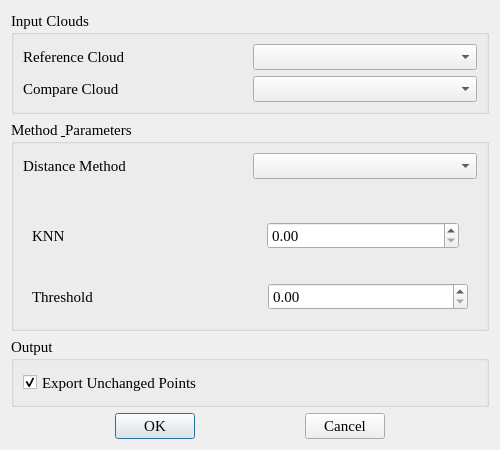
<?xml version="1.0" encoding="UTF-8"?>
<ui version="4.0">
 <class>ChangeDetectPlugin</class>
 <widget class="QDialog" name="ChangeDetectPlugin">
  <property name="geometry">
   <rect>
    <x>0</x>
    <y>0</y>
    <width>500</width>
    <height>450</height>
   </rect>
  </property>
  <property name="windowTitle">
   <string>changedetectdialog</string>
  </property>
  <layout class="QVBoxLayout" name="verticalLayout">
   <item>
    <widget class="QGroupBox" name="groupBox">
     <property name="font">
      <font>
       <family>Times New Roman</family>
       <pointsize>11</pointsize>
      </font>
     </property>
     <property name="title">
      <string>Input Clouds</string>
     </property>
     <layout class="QGridLayout" name="gridLayout">
      <item row="0" column="0">
       <widget class="QLabel" name="lbl_reference">
        <property name="minimumSize">
         <size>
          <width>160</width>
          <height>25</height>
         </size>
        </property>
        <property name="text">
         <string>Reference Cloud</string>
        </property>
       </widget>
      </item>
      <item row="0" column="1">
       <widget class="QComboBox" name="combo_reference">
        <property name="minimumSize">
         <size>
          <width>100</width>
          <height>25</height>
         </size>
        </property>
       </widget>
      </item>
      <item row="1" column="0">
       <widget class="QLabel" name="lbl_compare">
        <property name="minimumSize">
         <size>
          <width>160</width>
          <height>25</height>
         </size>
        </property>
        <property name="text">
         <string>Compare Cloud</string>
        </property>
       </widget>
      </item>
      <item row="1" column="1">
       <widget class="QComboBox" name="combo_compare">
        <property name="minimumSize">
         <size>
          <width>100</width>
          <height>25</height>
         </size>
        </property>
       </widget>
      </item>
     </layout>
    </widget>
   </item>
   <item>
    <widget class="QGroupBox" name="groupBox_2">
     <property name="font">
      <font>
       <family>Times New Roman</family>
       <pointsize>11</pointsize>
      </font>
     </property>
     <property name="title">
      <string>Method &amp; Parameters</string>
     </property>
     <layout class="QGridLayout" name="gridLayout_5">
      <item row="0" column="0">
       <widget class="QLabel" name="lbl_method">
        <property name="minimumSize">
         <size>
          <width>160</width>
          <height>25</height>
         </size>
        </property>
        <property name="text">
         <string>Distance Method</string>
        </property>
       </widget>
      </item>
      <item row="0" column="1">
       <widget class="QComboBox" name="combo_method">
        <property name="minimumSize">
         <size>
          <width>100</width>
          <height>25</height>
         </size>
        </property>
       </widget>
      </item>
      <item row="1" column="0" colspan="2">
       <widget class="QStackedWidget" name="stackedWidget">
        <property name="minimumSize">
         <size>
          <width>360</width>
          <height>90</height>
         </size>
        </property>
        <property name="currentIndex">
         <number>1</number>
        </property>
        <widget class="QWidget" name="NearestNeighbor">
         <layout class="QVBoxLayout" name="verticalLayout_2">
          <item>
           <layout class="QHBoxLayout" name="horizontalLayout_3">
            <item>
             <widget class="QLabel" name="label">
              <property name="minimumSize">
               <size>
                <width>160</width>
                <height>25</height>
               </size>
              </property>
              <property name="text">
               <string>Threshold</string>
              </property>
             </widget>
            </item>
            <item>
             <widget class="QDoubleSpinBox" name="dsb_nearestThreshold">
              <property name="minimumSize">
               <size>
                <width>80</width>
                <height>25</height>
               </size>
              </property>
              <property name="maximum">
               <double>9999.000000000000000</double>
              </property>
              <property name="singleStep">
               <double>0.010000000000000</double>
              </property>
              <property name="value">
               <double>1.000000000000000</double>
              </property>
             </widget>
            </item>
           </layout>
          </item>
         </layout>
        </widget>
        <widget class="QWidget" name="LocalMean">
         <layout class="QVBoxLayout" name="verticalLayout_7">
          <item>
           <layout class="QVBoxLayout" name="verticalLayout_6">
            <item>
             <layout class="QHBoxLayout" name="horizontalLayout_4">
              <item>
               <widget class="QLabel" name="lblParamName">
                <property name="minimumSize">
                 <size>
                  <width>220</width>
                  <height>25</height>
                 </size>
                </property>
                <property name="text">
                 <string>KNN</string>
                </property>
               </widget>
              </item>
              <item>
               <widget class="QStackedWidget" name="stackInput">
                <property name="currentIndex">
                 <number>1</number>
                </property>
                <widget class="QWidget" name="page">
                 <layout class="QVBoxLayout" name="verticalLayout_8">
                  <item>
                   <layout class="QVBoxLayout" name="verticalLayout_5">
                    <item>
                     <widget class="QSpinBox" name="sb_Knn">
                      <property name="minimumSize">
                       <size>
                        <width>80</width>
                        <height>25</height>
                       </size>
                      </property>
                      <property name="maximumSize">
                       <size>
                        <width>200</width>
                        <height>0</height>
                       </size>
                      </property>
                      <property name="maximum">
                       <number>999999</number>
                      </property>
                     </widget>
                    </item>
                    <item>
                     <spacer name="verticalSpacer">
                      <property name="orientation">
                       <enum>Qt::Vertical</enum>
                      </property>
                      <property name="sizeHint" stdset="0">
                       <size>
                        <width>20</width>
                        <height>17</height>
                       </size>
                      </property>
                     </spacer>
                    </item>
                   </layout>
                  </item>
                 </layout>
                </widget>
                <widget class="QWidget" name="page_2">
                 <layout class="QVBoxLayout" name="verticalLayout_4">
                  <item>
                   <widget class="QDoubleSpinBox" name="dsb_radius">
                    <property name="minimumSize">
                     <size>
                      <width>80</width>
                      <height>25</height>
                     </size>
                    </property>
                    <property name="maximumSize">
                     <size>
                      <width>200</width>
                      <height>16777215</height>
                     </size>
                    </property>
                    <property name="maximum">
                     <double>999999.000000000000000</double>
                    </property>
                    <property name="singleStep">
                     <double>0.010000000000000</double>
                    </property>
                   </widget>
                  </item>
                 </layout>
                </widget>
               </widget>
              </item>
             </layout>
            </item>
            <item>
             <layout class="QHBoxLayout" name="horizontalLayout_5">
              <item>
               <widget class="QLabel" name="label_3">
                <property name="minimumSize">
                 <size>
                  <width>160</width>
                  <height>25</height>
                 </size>
                </property>
                <property name="text">
                 <string>Threshold</string>
                </property>
               </widget>
              </item>
              <item>
               <widget class="QDoubleSpinBox" name="dsb_meanThreshold">
                <property name="minimumSize">
                 <size>
                  <width>120</width>
                  <height>25</height>
                 </size>
                </property>
                <property name="maximumSize">
                 <size>
                  <width>200</width>
                  <height>16777215</height>
                 </size>
                </property>
                <property name="maximum">
                 <double>999999.000000000000000</double>
                </property>
                <property name="singleStep">
                 <double>0.010000000000000</double>
                </property>
               </widget>
              </item>
             </layout>
            </item>
           </layout>
          </item>
         </layout>
        </widget>
        <widget class="QWidget" name="C2M">
         <layout class="QVBoxLayout" name="verticalLayout_3">
          <item>
           <widget class="QCheckBox" name="chk_flipnormals">
            <property name="minimumSize">
             <size>
              <width>0</width>
              <height>25</height>
             </size>
            </property>
            <property name="text">
             <string>Flip Normals</string>
            </property>
           </widget>
          </item>
         </layout>
        </widget>
       </widget>
      </item>
     </layout>
    </widget>
   </item>
   <item>
    <widget class="QGroupBox" name="groupBox_3">
     <property name="font">
      <font>
       <family>Times New Roman</family>
       <pointsize>11</pointsize>
      </font>
     </property>
     <property name="title">
      <string>Output</string>
     </property>
     <layout class="QHBoxLayout" name="horizontalLayout">
      <item>
       <widget class="QCheckBox" name="chk_export">
        <property name="minimumSize">
         <size>
          <width>0</width>
          <height>25</height>
         </size>
        </property>
        <property name="text">
         <string>Export Unchanged Points</string>
        </property>
        <property name="checked">
         <bool>true</bool>
        </property>
       </widget>
      </item>
     </layout>
    </widget>
   </item>
   <item>
    <layout class="QHBoxLayout" name="horizontalLayout_2">
     <item>
      <spacer name="horizontalSpacer_3">
       <property name="orientation">
        <enum>Qt::Horizontal</enum>
       </property>
       <property name="sizeHint" stdset="0">
        <size>
         <width>40</width>
         <height>20</height>
        </size>
       </property>
      </spacer>
     </item>
     <item>
      <widget class="QPushButton" name="btn_ok">
       <property name="font">
        <font>
         <family>Times New Roman</family>
         <pointsize>11</pointsize>
        </font>
       </property>
       <property name="text">
        <string>OK</string>
       </property>
      </widget>
     </item>
     <item>
      <spacer name="horizontalSpacer">
       <property name="orientation">
        <enum>Qt::Horizontal</enum>
       </property>
       <property name="sizeHint" stdset="0">
        <size>
         <width>40</width>
         <height>20</height>
        </size>
       </property>
      </spacer>
     </item>
     <item>
      <widget class="QPushButton" name="btn_cancel">
       <property name="font">
        <font>
         <family>Times New Roman</family>
         <pointsize>11</pointsize>
        </font>
       </property>
       <property name="text">
        <string>Cancel</string>
       </property>
      </widget>
     </item>
     <item>
      <spacer name="horizontalSpacer_2">
       <property name="orientation">
        <enum>Qt::Horizontal</enum>
       </property>
       <property name="sizeHint" stdset="0">
        <size>
         <width>40</width>
         <height>20</height>
        </size>
       </property>
      </spacer>
     </item>
    </layout>
   </item>
  </layout>
 </widget>
 <resources/>
 <connections/>
</ui>
